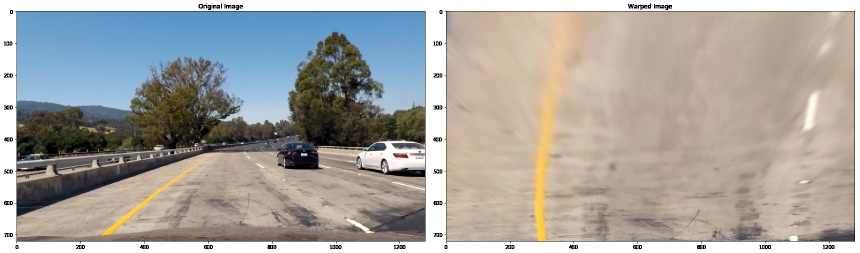
#> input picture images/bird_eye_view.png, 1719 x 506 px (shown at 1/2 size)
$ python -i Pipeline.py   (imports and definitions only)   (older library calls are emulated)
#> lines starting #> are read from the running program, lines starting #| are printed output that depends on the picture; after the words box and inside, x2 and y2 are one past the last pixel; in counts of white or black regions, pixels touching at a corner belong together
import cv2
import numpy as np


def absolute_sobel_threshold(image, kernel=3, orient='x', thresh=(0, 255)):
    # Calculate x and y gradients and take the absolute value
    if orient == 'x':
        absolute = np.absolute(cv2.Sobel(image, cv2.CV_64F, 1, 0, ksize=kernel))
    elif orient == 'y':
        absolute = np.absolute(cv2.Sobel(image, cv2.CV_64F, 0, 1, ksize=kernel))
    # Rescale back to 8 bit integer
    absolute = np.uint8(255 * absolute / np.max(absolute))
    # Create a binary image of ones where threshold is met, zero otherwise
    binary_output = np.zeros_like(absolute)
    binary_output[(absolute >= thresh[0]) & (absolute <= thresh[1])] = 1
    return binary_output


def magnitude_sobel_threshold(image, kernel=3, thresh=(0, 255)):
    # Take both Sobel x and y gradients
    sobelx = cv2.Sobel(image, cv2.CV_64F, 1, 0, ksize=kernel)
    sobely = cv2.Sobel(image, cv2.CV_64F, 0, 1, ksize=kernel)
    # Calculate the gradient magnitude
    magnitude = np.sqrt(sobelx ** 2 + sobely ** 2)
    # Rescale back to 8 bit integer
    magnitude = np.uint8(255 * magnitude / np.max(magnitude))
    # Create a binary image of ones where threshold is met, zero otherwise
    binary_output = np.zeros_like(magnitude)
    binary_output[(magnitude >= thresh[0]) & (magnitude <= thresh[1])] = 1
    return binary_output


def direction_sobel_threshold(image, kernel=3, thresh=(0, np.pi / 2)):
    # Calculate the x and y gradients
    sobelx = cv2.Sobel(image, cv2.CV_64F, 1, 0, ksize=kernel)
    sobely = cv2.Sobel(image, cv2.CV_64F, 0, 1, ksize=kernel)
    # Take the absolute value of the gradient direction,
    direction = np.arctan2(np.absolute(sobely), np.absolute(sobelx))
    # Create a binary image of ones where threshold is met, zero otherwise
    binary_output = np.zeros_like(direction)
    binary_output[(direction >= thresh[0]) & (direction <= thresh[1])] = 1
    return binary_output


#def color_threshold(image, thresh=(0, 255)):
#    binary_output = np.zeros_like(image)
#    binary_output[(image > thresh[0]) & (image <= thresh[1])] = 1
#    return binary_output

def color_threshold(image):
    image = cv2.cvtColor(image, cv2.COLOR_RGB2HSV)

    yellow_min = np.array([15, 100, 120], np.uint8)
    yellow_max = np.array([80, 255, 255], np.uint8)
    yellow_mask = cv2.inRange(image, yellow_min, yellow_max)

    white_min = np.array([0, 0, 200], np.uint8)
    white_max = np.array([255, 30, 255], np.uint8)
    white_mask = cv2.inRange(image, white_min, white_max)

    binary_output = np.zeros_like(image[:, :, 0])
    binary_output[((yellow_mask != 0) | (white_mask != 0))] = 1

    filtered = image
    filtered[((yellow_mask == 0) & (white_mask == 0))] = 0

    return binary_output

class GradientPipeline(object):
    def __init__(self):
        pass
        self.kernel = 3

        self.direction_threshold = (0.7, 1.3)
        #self.magnitude_threshold = (20, 100)
        self.magnitude_threshold = (50, 255)
        #self.absolute_threshold = (20, 100)
        self.absolute_threshold = (100, 200)
        self.color_threshold = (170, 255)

        self.s_channel = 2
        self.r_channel = 0

    def __call__(self, image, stacked=False):
        #hls = cv2.cvtColor(np.copy(image), cv2.COLOR_RGB2HLS).astype(np.float)
        #chan = hls[:, :, self.s_channel]
        # Get red channel from the image
        chan = image[:, :, self.r_channel]
        # apply sobel threshold on saturation channel
        absx = absolute_sobel_threshold(chan, kernel=self.kernel, orient='x', thresh=self.absolute_threshold)
        absy = absolute_sobel_threshold(chan, kernel=self.kernel, orient='y', thresh=self.absolute_threshold)
        magnitude = magnitude_sobel_threshold(chan, kernel=self.kernel, thresh=self.magnitude_threshold)
        direction = direction_sobel_threshold(chan, kernel=self.kernel, thresh=self.direction_threshold)
        gradient = np.zeros_like(chan)
        gradient[((absx == 1) & (absy == 1)) | ((magnitude == 1) & (direction == 1))] = 1
        #gradient[((magnitude == 1) & (direction == 1))] = 1
        # apply color threshold mask
        #color = color_threshold(chan, thresh=self.color_threshold)
        color = color_threshold(image)
        if stacked:
            return np.dstack((np.zeros_like(chan), gradient, color))
        else:
            binary_output = np.zeros_like(chan)
            binary_output[(gradient == 1) | (color == 1)] = 1
            return binary_output


class Warper:

    def __init__(self):
        src = np.float32([
            [580, 460],
            [700, 460],
            [1040, 680],
            [260, 680],
        ])

        dst = np.float32([
            [260, 0],
            [1040, 0],
            [1040, 720],
            [260, 720],
        ])

        self.M = cv2.getPerspectiveTransform(src, dst)
        self.M_inv = cv2.getPerspectiveTransform(dst, src)

    def __call__(self, image, unwarp=False):
        if unwarp:
            return self.unwarp(image)
        else:
            return self.warp(image)

    def warp(self, image):
        return cv2.warpPerspective(
            image,
            self.M,
            (image.shape[1], image.shape[0]),
            flags=cv2.INTER_LINEAR
        )

    def unwarp(self, image):
        return cv2.warpPerspective(
            image,
            self.M_inv,
            (image.shape[1], image.shape[0]),
            flags=cv2.INTER_LINEAR
        )


class GradientWarpPipeline(object):

    def __call__(self, image, stacked=False):
        gradient = GradientPipeline()(image, stacked)
        return Warper()(gradient)

>>> import cv2
>>> picture = cv2.cvtColor(cv2.imread('images/bird_eye_view.png'), cv2.COLOR_BGR2RGB)
>>> result = GradientPipeline()(picture)
#> in __call__, `chan = image[:, :, self.r_channel]`:
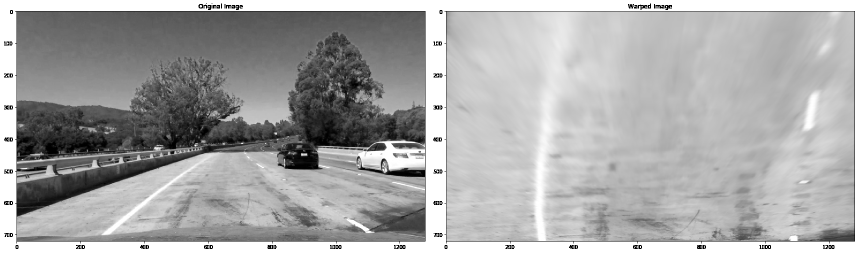
#> chan: shape (506, 1719) (shown at 1/2 size); min 0, max 255, mean 167.1
#> in __call__, `absx = absolute_sobel_threshold(chan, kernel=self.kernel, orient='x', ..`:
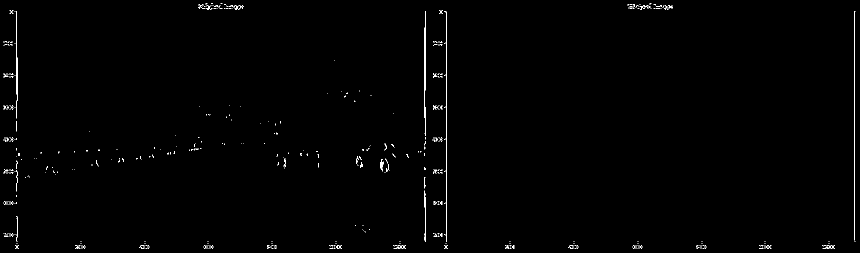
#> absx: shape (506, 1719) (shown at 1/2 size); values 0 (black) and 1 (white), 0.54% white in thin lines or dots
#> in __call__, `absy = absolute_sobel_threshold(chan, kernel=self.kernel, orient='y', ..`: absy: shape (506, 1719); values 0 (black) and 1 (white), 1.2% white in thin lines or dots
#> in magnitude_sobel_threshold, `sobely = cv2.Sobel(image, cv2.CV_64F, 0, 1, ksize=kernel)`:
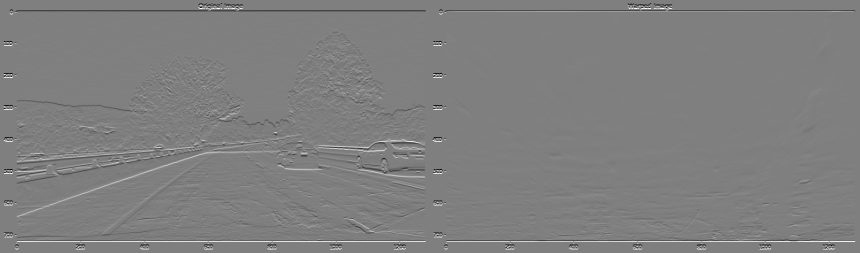
#> sobely: shape (506, 1719) float64 (shown at 1/2 size); min -1020, max 1020, mean 0; drawn with min black and max white
#> in __call__, `magnitude = magnitude_sobel_threshold(chan, kernel=self.kernel, thresh..`:
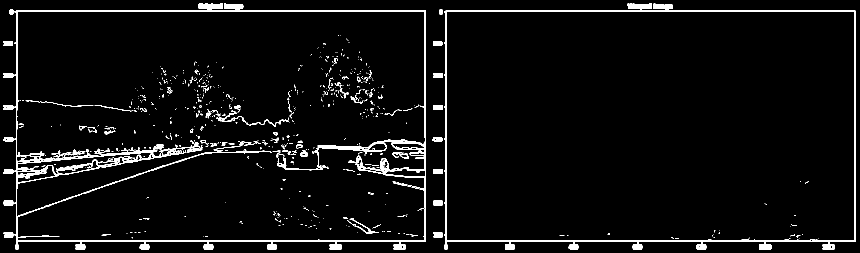
#> magnitude: shape (506, 1719) (shown at 1/2 size); values 0 (black) and 1 (white), 4.3% white; 756 white regions (649 under 20 px), largest, box (x1, y1, x2, y2) and area: (29, 6, 852, 488) 17112, (888, 6, 1711, 488) 8128, (694, 436, 758, 467) 267
#> in direction_sobel_threshold, `direction = np.arctan2(np.absolute(sobely), np.absolute(sobelx))`:
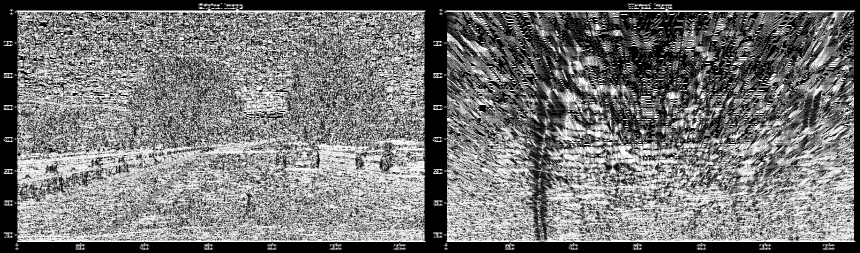
#> direction: shape (506, 1719) float64 (shown at 1/2 size); min 0, max 1.57, mean 0.73; drawn with min black and max white
#> in __call__, `direction = direction_sobel_threshold(chan, kernel=self.kernel, thresh..`:
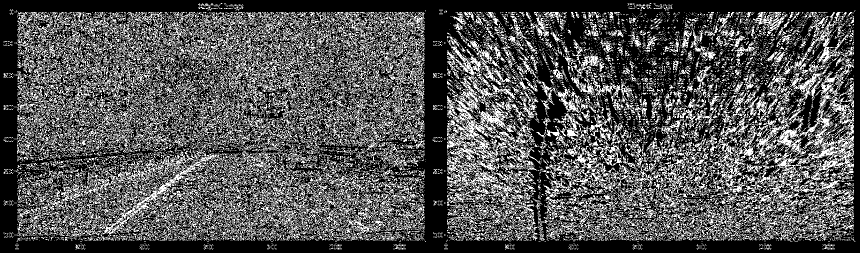
#> direction: shape (506, 1719) float64 (shown at 1/2 size); values 0 (black) and 1 (white), 32.9% white in thin lines or dots
#> in color_threshold, `image = cv2.cvtColor(image, cv2.COLOR_RGB2HSV)`: image: shape (506, 1719, 3); mean H, S, V 32.4, 53.7, 180.4
#> in color_threshold, `yellow_mask = cv2.inRange(image, yellow_min, yellow_max)`: yellow_mask: shape (506, 1719); 0.95% white; 12 white regions (10 under 20 px), largest, box (x1, y1, x2, y2) and area: (1066, 184, 1108, 482) 6376, (202, 327, 397, 472) 1844
#> in color_threshold, `white_mask = cv2.inRange(image, white_min, white_max)`: white_mask: shape (506, 1719); 13.7% white; 227 white regions (201 under 20 px), largest, box (x1, y1, x2, y2) and area: (0, 0, 1719, 506) 111193, (713, 282, 850, 340) 4153, (1608, 186, 1638, 258) 1082
#> in color_threshold, `filtered[((yellow_mask == 0) & (white_mask == 0))] = 0`: filtered: shape (506, 1719, 3); mean H, S, V 0.5, 1.5, 37.2
#> in __call__, `color = color_threshold(image)`: color: shape (506, 1719); values 0 (black) and 1 (white), 14.7% white; 239 white regions (211 under 20 px), largest, box (x1, y1, x2, y2) and area: (0, 0, 1719, 506) 111193, (1066, 184, 1108, 482) 6376, (713, 282, 850, 340) 4153
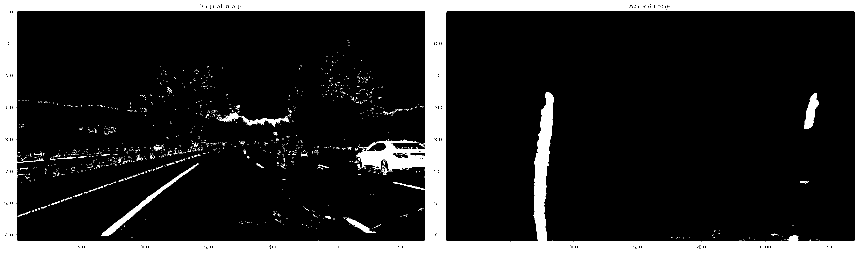
#> result: shape (506, 1719) (shown at 1/2 size); values 0 (black) and 1 (white), 15.2% white; 1077 white regions (1036 under 20 px), largest, box (x1, y1, x2, y2) and area: (0, 0, 1719, 506) 113289, (1066, 184, 1108, 482) 6376, (713, 279, 850, 350) 4445

$ run again, on images/distort.png
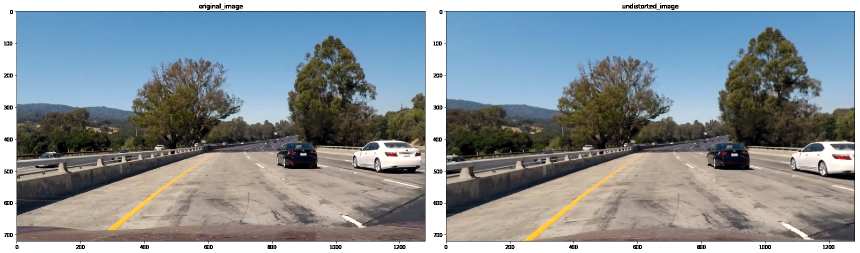
#> input picture images/distort.png, 1719 x 506 px (shown at 1/2 size)
#> in __call__, `absx = absolute_sobel_threshold(chan, kernel=self.kernel, orient='x', ..`:
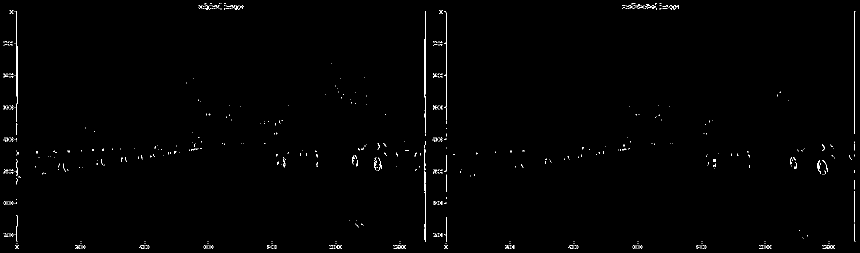
#> absx: shape (506, 1719) (shown at 1/2 size); values 0 (black) and 1 (white), 0.64% white in thin lines or dots
#> absy: shape (506, 1719); values 0 (black) and 1 (white), 1.6% white in thin lines or dots
#> image: shape (506, 1719, 3); mean H, S, V 51.4, 66.2, 162
#> yellow_mask: shape (506, 1719); 0.43% white; 26 white regions (24 under 20 px), largest, box (x1, y1, x2, y2) and area: (1048, 327, 1256, 482) 2053, (215, 327, 397, 462) 1652
#> white_mask: shape (506, 1719); 14.3% white; 384 white regions (345 under 20 px), largest, box (x1, y1, x2, y2) and area: (0, 0, 1719, 506) 111086, (1581, 283, 1709, 344) 4162, (705, 281, 843, 336) 3859
#> filtered: shape (506, 1719, 3); mean H, S, V 0.6, 0.9, 37.2
#> `result = GradientPipeline()(picture)`:
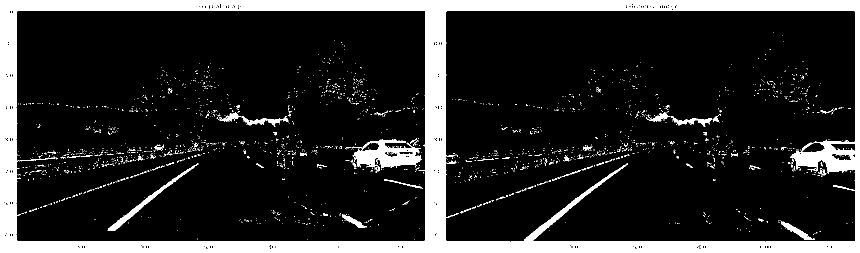
#> result: shape (506, 1719) (shown at 1/2 size); values 0 (black) and 1 (white), 15.7% white; 2166 white regions (2098 under 20 px), largest, box (x1, y1, x2, y2) and area: (0, 0, 1719, 506) 113079, (1581, 281, 1709, 348) 4379, (705, 278, 843, 336) 4127
